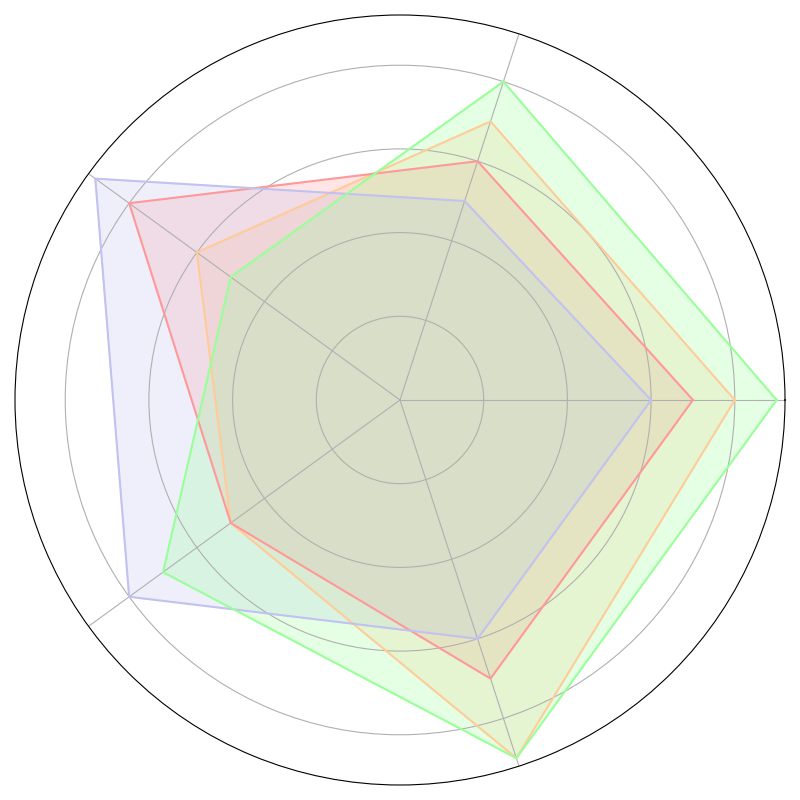

Reproduce this figure in Python.
import numpy as np
import matplotlib.pyplot as plt

novels = [
    "The Forgotten Realm", 
    "Ember's Tales", "Kingdom's Oath", "Myth's End"
]
categories = ['Geography', 'Magic System', 'Cultural Complexity', 'Political Intrigue', 'Mythology']

data = np.array([
    [8, 7, 6, 5, 9],  # The Forgotten Realm
    [7, 6, 8, 5, 7],  # Ember's Tales
    [6, 5, 9, 8, 6],  # Kingdom's Oath
    [9, 8, 5, 7, 9]   # Myth's End
])

num_vars = len(categories)

def create_radar_chart(data, num_vars):
    angles = np.linspace(0, 2 * np.pi, num_vars, endpoint=False).tolist()
    data = np.concatenate((data, data[:, [0]]), axis=1)
    angles += angles[:1]
    fig, ax = plt.subplots(figsize=(8, 8), subplot_kw=dict(polar=True))

    # Shuffle the colors assigned to each data group
    colors = ['#FFCC99', '#FF9999', '#C2C2F0', '#99FF99']
    for d, color in zip(data, colors):
        ax.fill(angles, d, color=color, alpha=0.25)
        ax.plot(angles, d, color=color)

    ax.set_yticklabels([])
    ax.set_xticks(angles[:-1])
    ax.set_xticklabels([])  # Removed category labels

    plt.tight_layout()
    plt.show()

create_radar_chart(data, num_vars)
